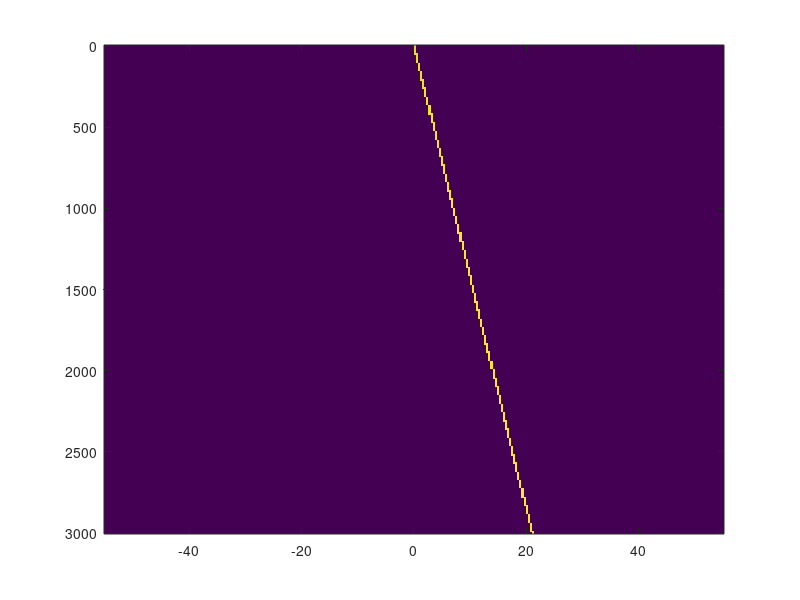

Source code (MATLAB): (Note: this script raises an error after producing the figure.)
%%%%%%%%%%%%%%%%%%%%%%%%%%%%%%%%%%%%%%%%%%%%%%%%%%%%%%%%%%%%%%%%%%%%%%%%%%%
% This work is supplementary material for the book                        %
%                                                                         %
% Jens Ahrens, Analytic Methods of Sound Field Synthesis, Springer-Verlag %
% Berlin Heidelberg, 2012, http://dx.doi.org/10.1007/978-3-642-25743-8    %
%                                                                         %
% It has been downloaded from http://soundfieldsynthesis.org and is       %
% licensed under a Creative Commons Attribution-NonCommercial-ShareAlike  %
% 3.0 Unported License. Please cite the book appropriately if you use     %
% these materials in your own work.                                       %
%                                                                         %
% (c) 2012 by Jens Ahrens                                                 %
%%%%%%%%%%%%%%%%%%%%%%%%%%%%%%%%%%%%%%%%%%%%%%%%%%%%%%%%%%%%%%%%%%%%%%%%%%%

clear all;

subfigure = '4.37(a)';
%subfigure = '4.37(b)';
%subfigure = '4.38(a)';
%subfigure = '4.38(b)';
%subfigure = '4.40(a)';
%subfigure = '4.40(b)';

f     = linspace( 0, 3000, 300 ).';
c     = 343;
k     = 2.*pi.*f./c;
k(1)  = k(2); % to avoid numerical instabilities
y_ref =  1;
y_s   = -1;
x_s   =  0;

theta_pw = 3/8*pi;
phi_pw   = pi/2;

% create 2D grid
k_x            = linspace( -k(end), k(end), 300 ); 
[ k_x_m, k_m ] = meshgrid( k_x, k );

% Eq.(A.3)
k_pw_x = k_m .* cos( theta_pw ) .* sin( phi_pw );
k_pw_y = k_m .* sin( theta_pw ) .* sin( phi_pw );

% Eq.(3.78)
D_kx = ( 4*i .* exp( -i .* k_pw_y .* y_ref ) ) ./ besselh( 0, 2, k_pw_y .* y_ref );
                
% mimick the Dirac in Eq.(3.78)
tolerance = .2;                       
D_kx( ( k_x_m < k_pw_x - tolerance ) | ( k_x_m > k_pw_x + tolerance ) ) = 5*eps;

if ( strcmp( subfigure, '4.38(a)' ) || strcmp( subfigure, '4.38(b)' ) || ... 
     strcmp( subfigure, '4.40(a)' ) || strcmp( subfigure, '4.40(b)' ) )

    % bandwidth limitation
    D_kx( abs(k_x_m) > 15 ) = 5*eps;

end

if ( strcmp( subfigure, '4.37(b)' ) || strcmp( subfigure, '4.38(b)' ) || ...
     strcmp( subfigure, '4.40(a)' ) || strcmp( subfigure, '4.40(b)' ) )

    % add repetitions ( Eq.(4.47) )
    delta_x0 = .2;
    period   = 2*pi/delta_x0;

    period_bins = round( period / ( k_x(end) - k_x(1) ) * length( k_x ) );

    D_kx = D_kx + [ D_kx( :, period_bins : end ), zeros( size( D_kx, 1), period_bins-1 ) ];

    D_kx = D_kx + [ D_kx( :, 2*period_bins : end ), zeros( size( D_kx, 1 ), 2*period_bins-1 ) ];

    D_kx = D_kx + [ zeros( size( D_kx, 1 ), period_bins ), D_kx( :, 1 : end-period_bins ) ];

    D_kx = D_kx + [ zeros( size( D_kx, 1 ), 2*period_bins ) D_kx( :, 1 : end-2*period_bins ) ];

end

if ( strcmp( subfigure, '4.40(a)' ) || strcmp( subfigure, '4.40(b)' ) )
 
    % initialize G_kx
    G_kx = zeros( size( k_m ) );

    % Eq.(C.10), first case
    G_kx( abs( k_x_m ) <= k_m ) = -i/4 * ...
    besselh( 0, 2, sqrt( k_m( abs( k_x_m ) <= k_m ).^2 - k_x_m( abs( k_x_m ) <= k_m ).^2 ) .* y_ref );

    % Eq.(C.10), second case
    G_kx( abs( k_x_m ) > k_m ) = 1/(2*pi) * ...
    besselk( 0, sqrt( k_x_m( abs( k_x_m ) > k_m ).^2 - k_m( abs( k_x_m ) > k_m ).^2 ) .* y_ref );

    if ( strcmp( subfigure, '4.40(b)' ) )
        % Eq.(4.55)
        G_kx( abs(k_x_m) > 15 ) = 5*eps;
    end
    
    % Eq.(3.71)
    S_kx = D_kx .* G_kx;
    
    data_to_plot = S_kx;

else
    
    data_to_plot = D_kx;
    
end

figure;
imagesc( k_x, f, 20*log10( abs( data_to_plot ) ) )
turn_imagesc;

if ( strcmp( subfigure, '4.40(a)' ) || strcmp( subfigure, '4.40(b)' ) )
    caxis( [ -30  0 ] );
else
    caxis( [   0 30 ] );    
end

xlabel( 'kx (rad/m)' );
ylabel( 'f (Hz)' );
colormap gray;
revert_colormap;
colorbar;
axis square;
graph_defaults;

